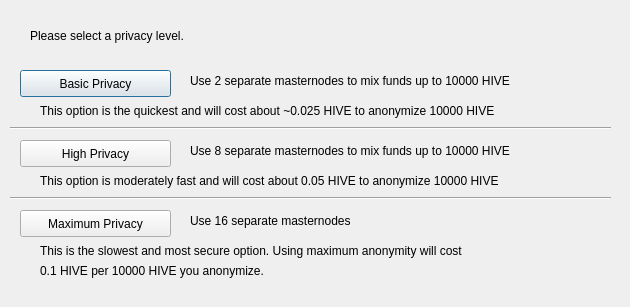
<?xml version="1.0" encoding="UTF-8"?>
<ui version="4.0">
 <class>ObfuscationConfig</class>
 <widget class="QDialog" name="ObfuscationConfig">
  <property name="geometry">
   <rect>
    <x>0</x>
    <y>0</y>
    <width>630</width>
    <height>307</height>
   </rect>
  </property>
  <property name="windowTitle">
   <string>Configure Obfuscation</string>
  </property>
  <widget class="QPushButton" name="buttonBasic">
   <property name="geometry">
    <rect>
     <x>20</x>
     <y>70</y>
     <width>151</width>
     <height>27</height>
    </rect>
   </property>
   <property name="text">
    <string>Basic Privacy</string>
   </property>
  </widget>
  <widget class="QPushButton" name="buttonHigh">
   <property name="geometry">
    <rect>
     <x>20</x>
     <y>140</y>
     <width>151</width>
     <height>27</height>
    </rect>
   </property>
   <property name="text">
    <string>High Privacy</string>
   </property>
  </widget>
  <widget class="QPushButton" name="buttonMax">
   <property name="geometry">
    <rect>
     <x>20</x>
     <y>210</y>
     <width>151</width>
     <height>27</height>
    </rect>
   </property>
   <property name="text">
    <string>Maximum Privacy</string>
   </property>
  </widget>
  <widget class="QLabel" name="label">
   <property name="geometry">
    <rect>
     <x>30</x>
     <y>20</y>
     <width>571</width>
     <height>31</height>
    </rect>
   </property>
   <property name="text">
    <string>Please select a privacy level.</string>
   </property>
  </widget>
  <widget class="QLabel" name="label_2">
   <property name="geometry">
    <rect>
     <x>190</x>
     <y>70</y>
     <width>421</width>
     <height>21</height>
    </rect>
   </property>
   <property name="text">
    <string>Use 2 separate masternodes to mix funds up to 10000 HIVE</string>
   </property>
  </widget>
  <widget class="QLabel" name="label_3">
   <property name="geometry">
    <rect>
     <x>190</x>
     <y>140</y>
     <width>411</width>
     <height>21</height>
    </rect>
   </property>
   <property name="text">
    <string>Use 8 separate masternodes to mix funds up to 10000 HIVE</string>
   </property>
  </widget>
  <widget class="QLabel" name="label_4">
   <property name="geometry">
    <rect>
     <x>190</x>
     <y>210</y>
     <width>421</width>
     <height>21</height>
    </rect>
   </property>
   <property name="text">
    <string>Use 16 separate masternodes</string>
   </property>
  </widget>
  <widget class="QLabel" name="label_6">
   <property name="geometry">
    <rect>
     <x>40</x>
     <y>100</y>
     <width>561</width>
     <height>21</height>
    </rect>
   </property>
   <property name="text">
    <string>This option is the quickest and will cost about ~0.025 HIVE to anonymize 10000 HIVE</string>
   </property>
  </widget>
  <widget class="QLabel" name="label_7">
   <property name="geometry">
    <rect>
     <x>40</x>
     <y>170</y>
     <width>561</width>
     <height>21</height>
    </rect>
   </property>
   <property name="text">
    <string>This option is moderately fast and will cost about 0.05 HIVE to anonymize 10000 HIVE</string>
   </property>
  </widget>
  <widget class="QLabel" name="label_8">
   <property name="geometry">
    <rect>
     <x>40</x>
     <y>240</y>
     <width>561</width>
     <height>21</height>
    </rect>
   </property>
   <property name="text">
    <string>This is the slowest and most secure option. Using maximum anonymity will cost</string>
   </property>
  </widget>
  <widget class="QLabel" name="label_9">
   <property name="geometry">
    <rect>
     <x>40</x>
     <y>260</y>
     <width>561</width>
     <height>21</height>
    </rect>
   </property>
   <property name="text">
    <string>0.1 HIVE per 10000 HIVE you anonymize.</string>
   </property>
  </widget>
  <widget class="Line" name="line">
   <property name="geometry">
    <rect>
     <x>10</x>
     <y>120</y>
     <width>601</width>
     <height>16</height>
    </rect>
   </property>
   <property name="orientation">
    <enum>Qt::Horizontal</enum>
   </property>
  </widget>
  <widget class="Line" name="line_2">
   <property name="geometry">
    <rect>
     <x>10</x>
     <y>190</y>
     <width>601</width>
     <height>16</height>
    </rect>
   </property>
   <property name="orientation">
    <enum>Qt::Horizontal</enum>
   </property>
  </widget>
 </widget>
 <resources/>
 <connections/>
</ui>
